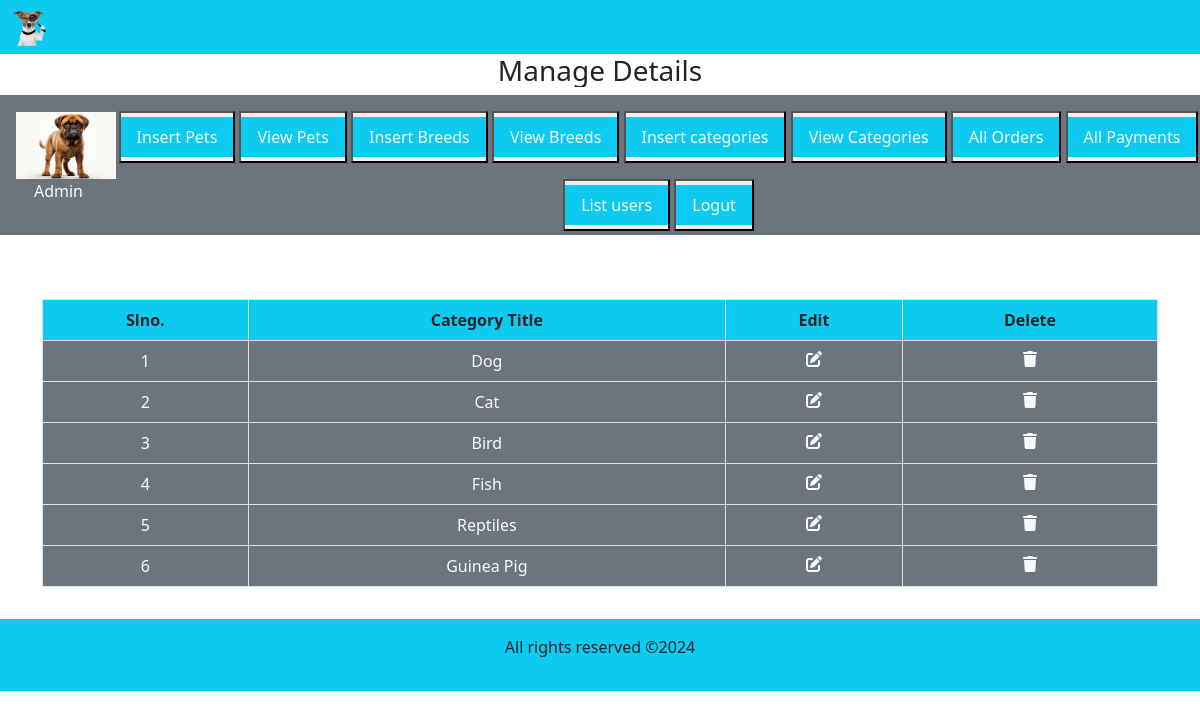
The page /admin_area/index.php?view_categories on the database its author committed.
### tables this page shows
CREATE TABLE `categories` (
  `category_id` int(11) NOT NULL,
  `category_title` varchar(100) NOT NULL
);

### admin_area/view_categories.php (the view, shortened to what this page needs)
<table class="table table-bordered mt-5">
    <thead class="bg-info ">
        <tr class="text-center">
            <th>Slno.</th>
            <th>Category Title</th>
            <th>Edit</th>
            <th>Delete</th>
        </tr>
    </thead>
    <tbody class="bg-secondary text-light">
        <?php
        $select_cat="select * from `categories`";
        $result=mysqli_query($con,$select_cat);
        $number=0;
        while($row=mysqli_fetch_assoc($result)){
            $category_id=$row['category_id'];
            $category_title=$row['category_title'];
            $number++;
        ?>
        <tr class="text-center">
            <td><?php echo $number ?></td>
            <td><?php echo $category_title ?></td>
            <td><a href='index.php?edit_category=<?php echo $category_id?>' class='text-light'> <i class='fa-solid fa-pen-to-square'></i></a></td>
            <td><a href='index.php?delete_category=<?php echo $category_id?>' class='text-light'> <i class='fa-solid fa-trash'></i></a></td></td>
        </tr>
        <?php
        }?>
    </tbody>
</table>

### style.css (style rules this page uses)
* { margin:0; padding:0; box-sizing:border-box; overflow-x:hidden; }

### rows shown on the page
categories: category_title "Dog"
categories: category_title "Cat"
categories: category_title "Bird"
categories: category_title "Fish"
categories: category_title "Reptiles"
categories: category_title "Guinea Pig"
